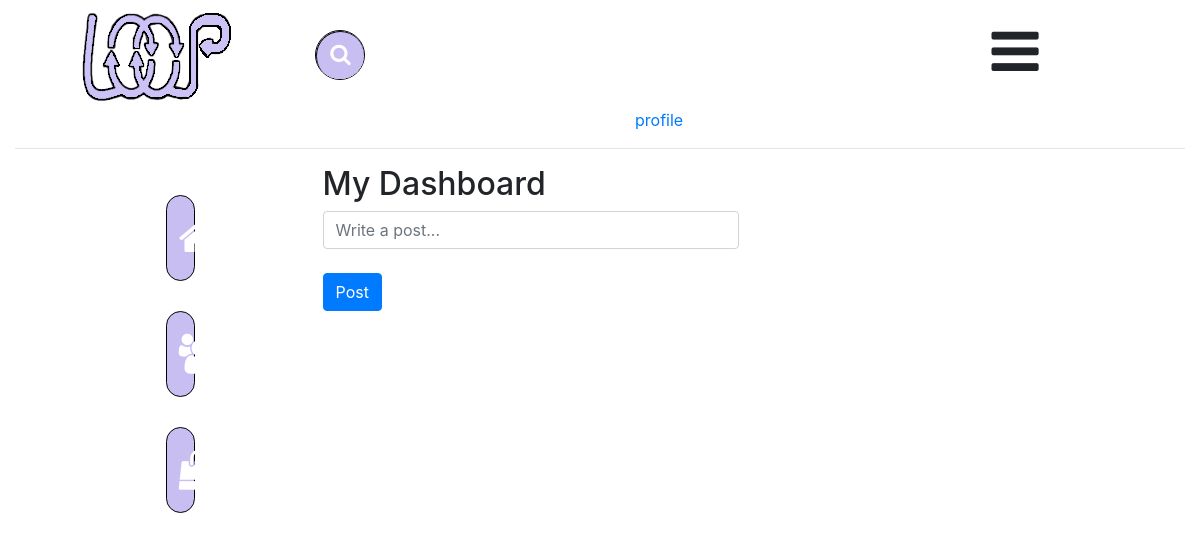
The app's page / (signed in), older data.
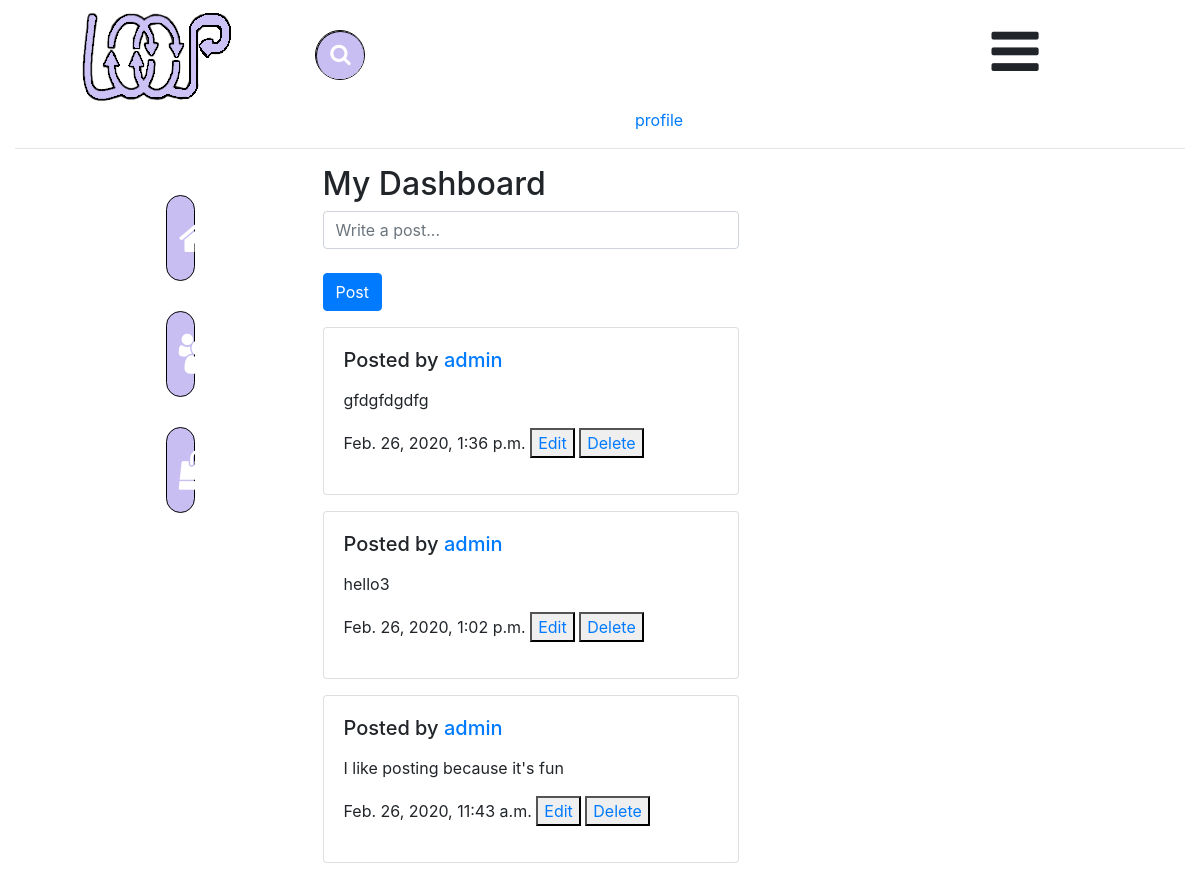
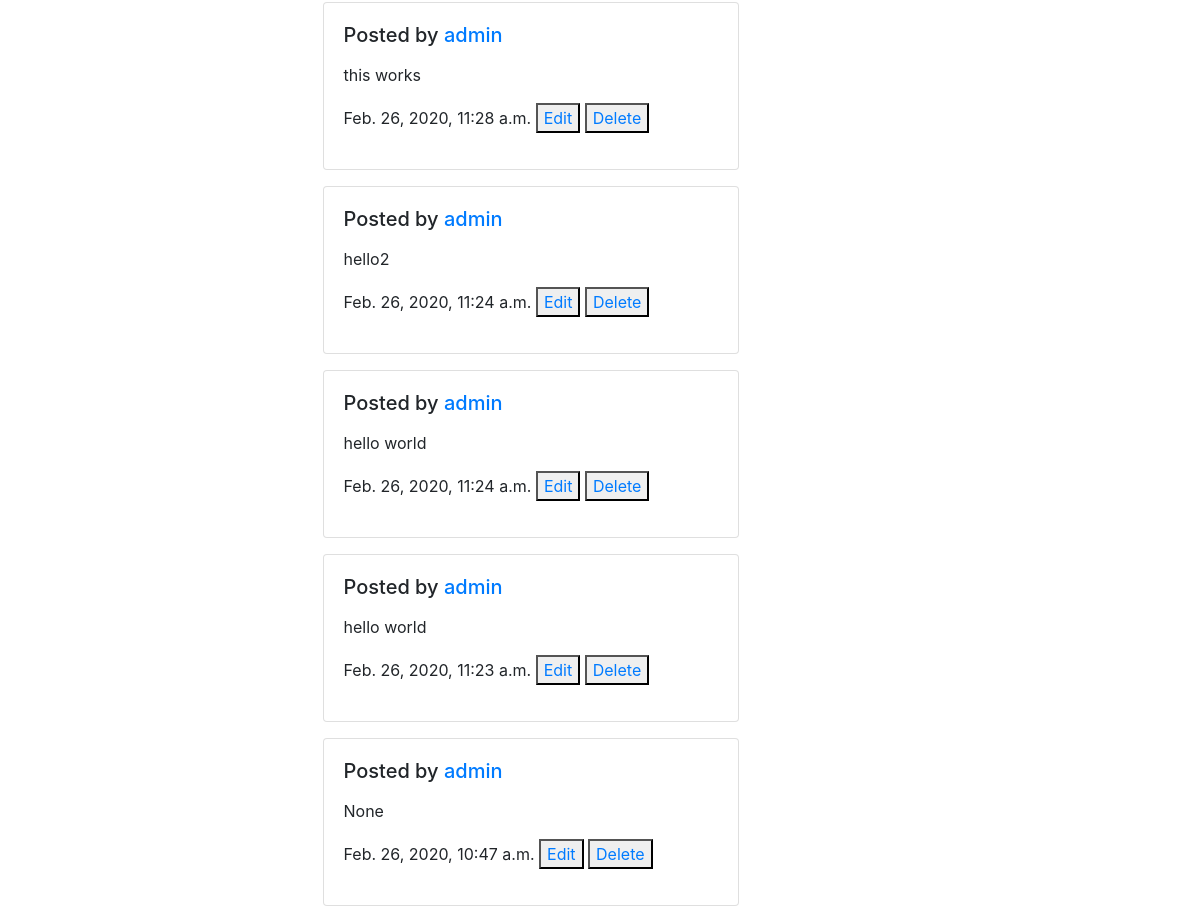
The same page, newer data (2 pictures, top to bottom).
### post/models.py (models this page shows)
class Post(models.Model):
    post = models.CharField(max_length=500, null=True)
    user = models.ForeignKey(CustomUser, on_delete=models.CASCADE)
    created = models.DateTimeField(auto_now_add=True)
    updated = models.DateTimeField(auto_now=True)

### user/models.py (models this page shows, shortened)
class CustomUser(AbstractBaseUser, PermissionsMixin):
    email = models.EmailField(max_length=255, unique=True, null=True)
    admin = models.BooleanField(default=False)
    staff = models.BooleanField(default=False)
    active = models.BooleanField(default=True)
    password = models.CharField(max_length=90, null=True, blank=True)
    username = models.CharField(max_length=30, unique=True, null=True, blank=True)
    dob = models.DateField(null=True, blank=True)
    objects = UserManager()
    USERNAME_FIELD = 'username'
    REQUIRED_FIELDS = []
    def __str__(self, *args, **kwargs):
	    return self.username
    @property
    def is_active(self, *args, **kwargs):
	    return self.active

### post/views.py (the view, shortened to what this page needs)
# urls.py: path('', HomeView.as_view(), name='home'),
class HomeView(LoginRequiredMixin, View):
  template_name = 'home.html'
  redirect_field_name = 'next'
  def get(self, request, *args, **kwargs):
    form = PostForm()
    posts = Post.objects.filter(user=request.user).order_by('-created')
    users = get_user_model().objects.exclude(id=request.user.id)
    context = {
            'form': form, 'posts': posts, 'users': users
        }
    return render(request, self.template_name, context)

### post/forms.py
class PostForm(forms.ModelForm):
  post = forms.CharField(widget=forms.TextInput(
        attrs={
            'class': 'form-control',
            'placeholder': 'Write a post...'
        }
    ))
  class Meta:
    model = Post
    fields = ('post',)

### post/templates/home.html (shortened to what this page needs)
{% extends 'base.html' %}
{% load static %}
{% block content %}
<div class="container-fluid">
    <div class="row">
        <div class="col-3 col-sm-4 col-md-2 col-lg-3">
            <div class="icon-bar float-right mr-5">
                <a class="active" href="{% url 'home' %}"><i class="fa fa-home"></i></a>
                <a href="#"><i class="fa fa-users"></i></a>
                <a href="#"><i class="fa fa-shopping-bag"></i></a>
            </div>
        </div>
        <div class="col-6 col-sm-4 col-md-7 col-lg-6">
            <h2 class="text-left">My Dashboard</h2>
            <form method="post" class="w-75 post-form" type="input">
                {{ form.post }}
                <br>
                <button type="submit" class="btn btn-primary">Post</button>
            </form>
            {% for post in posts %}
            <div class="card my-3 w-75" >
                <div class="card-body">
                    <h5 class="card-title"><p>Posted by <a href="/profiles/">{{ post.user }}</a></h5>
                    <p class="card-text"><p>{{ post.post }}</p>
                    {{ post.created }} <button><a href="{% url 'change_post' post.id %}">Edit</a></button>
                    <button><a href="{% url 'delete_post' post.id %}">Delete</a></button></p></p>
                </div>
            </div>
            {% endfor %}
        </div>
        <div class="col-2 col-sm-4 col-md-3 col-lg-3">
        </div>
    </div>
</div>
{% endblock content %}

### templates/base.html (shortened to what this page needs)
{% load static %}
<!DOCTYPE html>
<html>
    <head>
        <link rel="stylesheet" href="https://maxcdn.bootstrapcdn.com/bootstrap/4.3.1/css/bootstrap.min.css">
        <link href="https://stackpath.bootstrapcdn.com/font-awesome/4.7.0/css/font-awesome.min.css" rel="stylesheet"><link href="https://stackpath.bootstrapcdn.com/font-awesome/4.7.0/css/font-awesome.min.css" rel="stylesheet">
        <link rel="stylesheet" href="{% static 'css/loopstyle.css' %}">
    </head>
    <body>
        <div class="container-fluid">
            <div class="row">
                <div class="col-3 col-sm-4 col-md-2 col-lg-3">
                    <div class="my-2 mx-5">
                        <a href="{% url 'home' %}">
                            <img src="/media/Logo/Loop_Logo.png" class="img-responsive img-fluid float-right" alt="logo">
                        </a>
                    </div>
                </div>
                <div class="col-6 col-sm-4 col-md-7 col-lg-6">
                    <div class="my-4 w-75">
                        <div id="sb-search" class="sb-search">
                            <div class="search-container">
                                <form class="searchbox input-group" action="{% url 'search_result' %}" method="GET">
                                    <span type="submit" class="searchbox-submit"></span>
                                    <span class="searchbox-icon"><i class="fa fa-search" aria-hidden="true"></i></span>
                                </form>
                            </div>
                        </div>
                    </div>
                </div>
                <div class="col-2 col-sm-4 col-md-3 col-lg-3">
                    {% if user.is_authenticated %}
                    <ul class="menu-box">
                        <li class="fa fa-bars fa-5x my-4" onmouseover="menu_open('menu')">
                        </li>
                    </ul>
                    {% endif %}
                </div>
                <div class="col-6 col-sm-4 col-md-7 col-lg-6"></div>
                    <div class="col-2 col-sm-4 col-md-3 col-lg-3">
                        <a href="{% url 'profiles:profile_detail' %}" class="custom-button bg-white m-3 p-1 text-left">profile</a>
                    </div>
        </div>
        <hr>
        {% block content %}
        {% endblock content %}
    </body>

### static/css/loopstyle.css (style rules this page uses)
.menu-box { margin: 0; padding: 0; width: 200px; text-align: center; list-style: none; float: left; font: bold 11px arial }
.search-container { margin: 30px auto; }
.searchbox { position:relative; min-width:50px; width: 0%; height: 50px; float: left; overflow:hidden; border-radius: 30px; border: 1px solid black; -webkit-transition: width 0.3s; -moz-transition: width 0.3s; -ms-transition: width 0.3s; -o-transition: width 0.3s; transition: width 0.3s; }
.searchbox-icon { width:49px; height:50px; display:block; position:absolute; top:0; font-family:verdana; font-size:22px; border-radius: 30px; line-height:45px; text-align:center; cursor:pointer; color:#FFFFFF; background:#c8bef2; border: 1px solid black; }
.searchbox-submit { width:49px; height:50px; display:block; position:absolute; top:0; font-family:verdana; font-size:22px; border-radius: 30px; line-height:45px; text-align:center; cursor:pointer; color:#FFFFFF; background:#c8bef2; border: 1px solid black; }
.icon-bar { width: 30%; }
.icon-bar a { display: block; text-align: center; padding: 12px; margin-top: 30px; margin-bottom: 30px; margin-right: 50px; transition: all 0.3s ease; color: white; background-color: #c8bef2; border: 1px solid black; border-radius: 80px; font-size: 40px; }
.active { background-color: #c8bef2; }

Row changes from the older to the newer data that the page shows:
added Post: user "admin", post "gfdgfdgdfg", created "Feb. 26, 2020, 1:36 p.m."
added Post: user "admin", post "hello3", created "Feb. 26, 2020, 1:02 p.m."
added Post: user "admin", post "I like posting because it's fun", created "Feb. 26, 2020, 11:43 a.m."
added Post: user "admin", post "this works", created "Feb. 26, 2020, 11:28 a.m."
added Post: user "admin", post "hello2", created "Feb. 26, 2020, 11:24 a.m."
added Post: user "admin", post "hello world", created "Feb. 26, 2020, 11:24 a.m."
added Post: user "admin", post "hello world", created "Feb. 26, 2020, 11:23 a.m."
added Post: user "admin", post "None", created "Feb. 26, 2020, 10:47 a.m."
